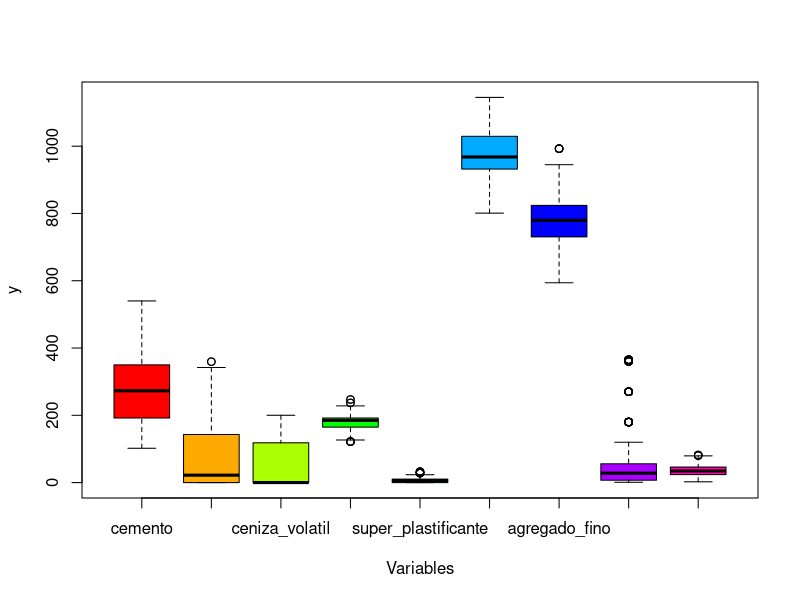
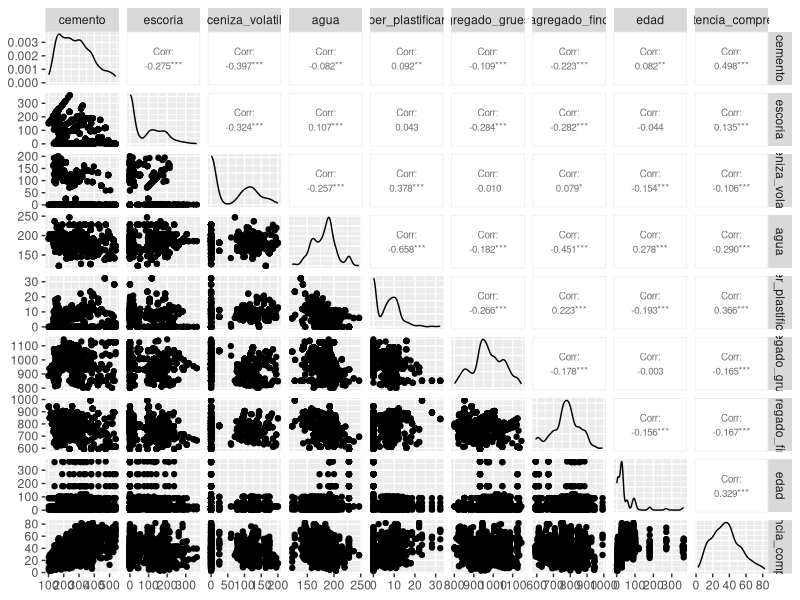

The R source for these figures, in order:
#------------------------- Ejercicio 4-----------------------------------------

#librerías
library(readr)
library(dplyr)
library(ggplot2)
library(gridExtra)
library(GGally)

#Se carga la base de datos con una configuración de 4 decimales
concreto <- read_csv("concreto.csv")
concreto <- round(concreto, 4) 

#Análsis exploratorio de los datos 

str(concreto)
head(concreto)

#1.Verificar si hay outliers

#transformamos el dataframe para obtener uno con variables categóricas
stacked_concreto <- stack(concreto)
head(stacked_concreto)

#cajas de bigotes para cada variable
boxplot(stacked_concreto$values ~ stacked_concreto$ind,
        col = rainbow(ncol(concreto)), xlab = "Variables", ylab ="y")

#Se puede observar que la variable edad y agua son los que presenta más outiliers (3 y 4).
#También, los valores atípicos de las variables de edad y agregado fino se encuentran
#considerablemente lejanos al resto de los datos, por lo que se procede a eliminarse
#para que no se vea afectado el cálculo de estadísticos como la media y correlaciones.

#concreto$agregado_fino[concreto$agregado_fino == max(concreto$agregado_fino)]<-NA

#head(sort(concreto$edad, decreasing = TRUE),100)

#concreto$edad[concreto$edad ==  365 | concreto$edad ==  360 | concreto$edad ==  270 | concreto$edad ==  180]<-NA

#2.Usar summary
summary(concreto)

#3.Hacer gráficos de correlación
ggpairs(concreto,  upper = list(continuous = wrap("cor", size = 2.5)))
#A partir del gráfico se puede observar que la variable que mejor se correlaciona con
#resistencia_comprension es cemento.


